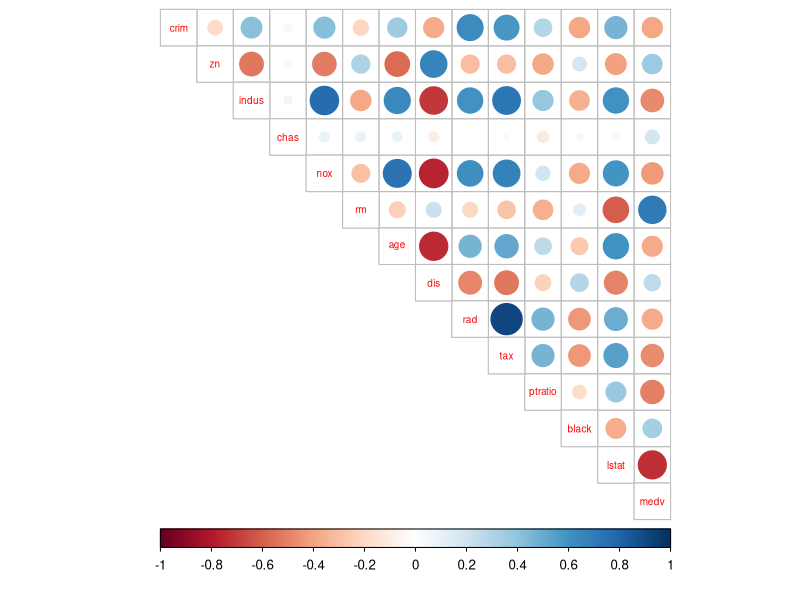

Recreate this plot in R.
## ---- chunk 1
knitr::opts_chunk$set(echo = TRUE)
## ---- chunk 2
library(magrittr)
library(MASS)
library(ggplot2)
library(tidyr)
library(corrplot)
library(GGally)


data("Boston")
str(Boston)
summary(Boston)



#graphical overview
cor_matrix<-cor(Boston) %>% round(digits = 2)

# print the correlation matrix
cor_matrix

# visualize the correlation matrix
corrplot(cor_matrix, method="circle", type="upper", cl.pos="b", tl.pos="d", tl.cex = 0.6)
